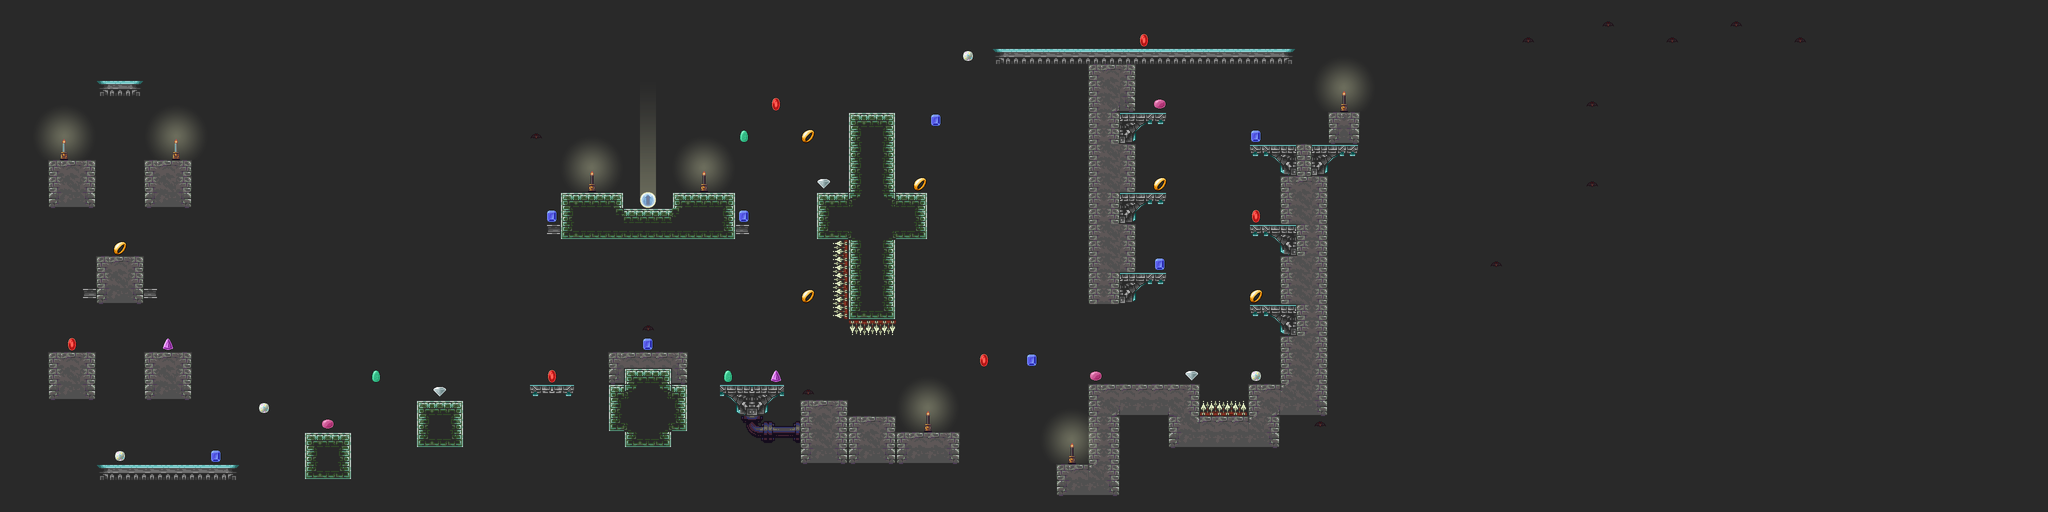

Rendered tile map (Tiled .tmx) drawn with the repository's tilesets; below, a short description and the map source with its tile grids summarised:
An orthogonal 128x32 tile map with 32x32 px tiles, 7 tile layers (Walls, Pickups, NoCollide, Bouncy, ...).

<map version="1.0" orientation="orthogonal" width="128" height="32" tilewidth="32" tileheight="32" backgroundcolor="#292929">
 <properties>
  <property name="credits" value="McFunkypants" />
  <property name="gamename" value="Castle Necros" />
  <property name="gravity" value="0.5" />
  <property name="jump_strength" value="-13" />
  <property name="mapname" value="Crypto Graphic" />
  <property name="move_speed" value="5" />
  <property name="player_can_attack" value="true" />
  <property name="start_tile" value="7,4" />
 </properties>
 <tileset firstgid="1" name="tiles" tilewidth="32" tileheight="32">
  <image source="tiles.png" width="512" height="512" />
  <terraintypes>
   <terrain name="brick" tile="-1" />
   <terrain name="green" tile="-1" />
  </terraintypes>
  <tile id="4" terrain=",,,0" />
  <tile id="5" terrain=",,0,0" />
  <tile id="6" terrain=",,0," />
  <tile id="20" terrain=",0,,0" />
  <tile id="21" terrain="0,0,0,0" />
  <tile id="22" terrain="0,,0," />
  <tile id="36" terrain=",0,," />
  <tile id="37" terrain="0,0,," />
  <tile id="38" terrain="0,,," />
  <tile id="68" terrain="0,0,0," />
  <tile id="69" terrain="0,0,,0" />
  <tile id="84" terrain="0,,0,0" />
  <tile id="85" terrain=",0,0,0" />
  <tile id="100" terrain=",,,1" />
  <tile id="101" terrain=",,1,1" />
  <tile id="102" terrain=",,1," />
  <tile id="116" terrain=",1,,1" />
  <tile id="117" terrain="1,1,1,1" />
  <tile id="118" terrain="1,,1," />
  <tile id="132" terrain=",1,," />
  <tile id="133" terrain="1,1,," />
  <tile id="134" terrain="1,,," />
  <tile id="164" terrain="1,1,1," />
  <tile id="165" terrain="1,1,,1" />
  <tile id="182" terrain="1,,1,1" />
  <tile id="183" terrain=",1,1,1" />
 </tileset>
 <layer name="Walls" width="128" height="32">
  <data>[4096 cells, 414 non-empty, 45 distinct tile ids]</data>
 </layer>
 <layer name="Pickups" width="128" height="32">
  <data>[4096 cells, 35 non-empty, 8 distinct tile ids]</data>
 </layer>
 <layer name="NoCollide" width="128" height="32">
  <data>[4096 cells, 126 non-empty, 47 distinct tile ids]</data>
 </layer>
 <layer name="Bouncy" width="128" height="32">
  <data>[4096 cells, 0 non-empty, 0 distinct tile ids]</data>
 </layer>
 <layer name="Danger" width="128" height="32">
  <data>[4096 cells, 11 non-empty, 9 distinct tile ids]</data>
 </layer>
 <layer name="Enemies" width="128" height="32">
  <data>[4096 cells, 12 non-empty, 1 distinct tile ids]</data>
 </layer>
 <layer name="Warp" width="128" height="32">
  <data>[4096 cells, 2 non-empty, 2 distinct tile ids]</data>
 </layer>
</map>
